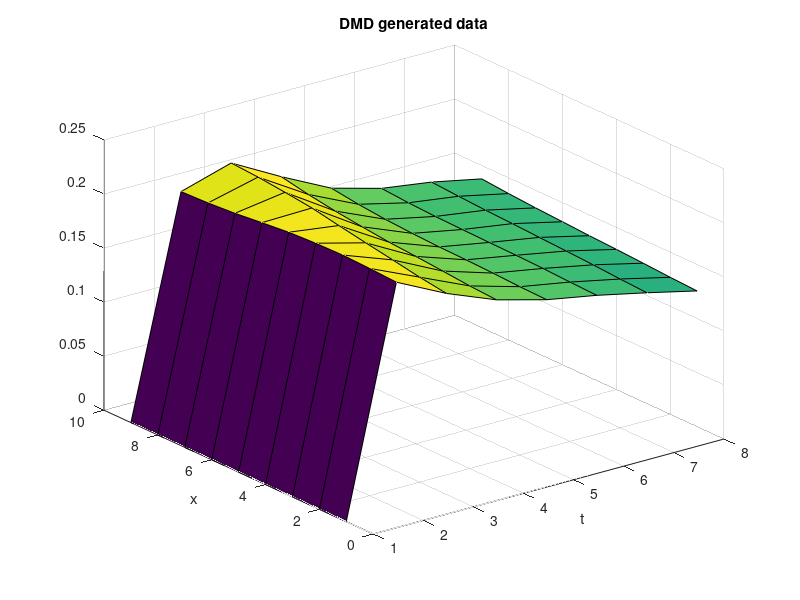
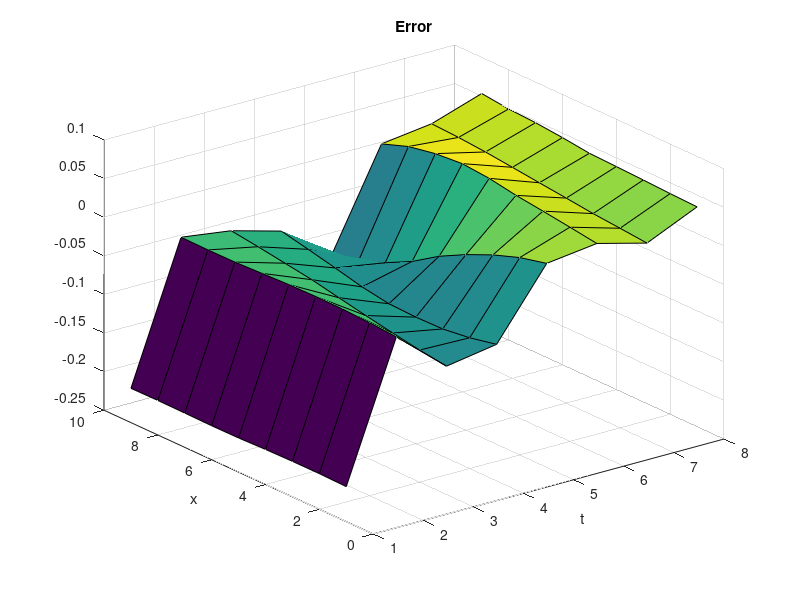

Reproduce these figures in MATLAB, in order.
clear all
close all
clc

b_th180 = [
    0.2047    0.2039    0.2040    0.2046    0.2058    0.2060    0.2056    0.2053    0.2056;
    0.2373    0.2362    0.2355    0.2347    0.2340    0.2329    0.2316    0.2300    0.2286;
    0.2698    0.2686    0.2670    0.2648    0.2623    0.2598    0.2575    0.2548    0.2517;
    0.2406    0.2496    0.2565    0.2593    0.2598    0.2567    0.2513    0.2472    0.2445;
    0.1409    0.1500    0.1637    0.1802    0.1989    0.2227    0.2420    0.2586    0.2706;
    0.1242    0.1200    0.1164    0.1127    0.1071    0.1046    0.1083    0.1163    0.1308;
    0.1311    0.1292    0.1279    0.1252    0.1225    0.1198    0.1170    0.1156    0.1156;
    0.0909    0.0909    0.0909    0.0909    0.0909    0.0881    0.0862    0.0862    0.0844;
    0.1412    0.1399    0.1372    0.1335    0.1301    0.1272    0.1247    0.1216    0.1185];


rank = 4;
b_untrans = b_th180;
b_th180_T = b_th180';

 raw = b_th180_T;
  r = rank;
  t = linspace(0,9,9);
  fs = 0;
  
  x = raw(:, 1:end-1);
  y = raw(:, 2:end);
  first_frame = raw(:, 1);

  % finalize our timebase
  dt = mean(diff(t));
  tfinal = t(end) + dt*fs;
  time = [t(1):dt:tfinal];

  % truncated SVD
  [U1, S1, V1] = svd(x, 'econ');

  if isempty(r)==1
    U = U1;
    V = V1;
    S = S1;
  else
    U = U1(:, 1:r);
    V = V1(:, 1:r);
    S = S1(1:r, 1:r);
  end

  % linear map s.t. y = Ax
  Atilde = U'*y*V*diag(1./diag(S));
  [eV, D] = eig(Atilde); mu = diag(D); omg = log(mu)/dt;
  mud = U*eV; y0 = mud\first_frame;

  % compute modes
  for iterate = 2:length(time)-1
    kip(:, iterate) = (y0.*exp(omg*time(iterate)));
  end

  sig = diag(S);
%&&&&&&&&&&&&&&&&&&&&&&&&&&&&&&&&&&&&&&&&&&&&&&&&&&&&&&&&&&&&&&&&&&&&&&&&&&
%&&&&&&&&&&&&&&&&&&&&&&&&&&&&&&&&&&&&&&&&&&&&&&&&&&&&&&&&&&&&&&&&&&&&&&&&&&
% u_dmd = Phi*u_modes;
u_dmd = mud*kip;
% err_dmd = mean(mean(abs(real(u_dmd)-b_th180_T)));
% X_DMD = Phi*X_inter;
% rel_err_dmd = err_dmd/err_svd;

figure(11)
surf(real(u_dmd))
xlabel('t')
ylabel('x')
title('DMD generated data')
figure(12)
surf(real(u_dmd)-b_th180_T(:,1:end-1))
xlabel('t')
ylabel('x')
title('Error')
